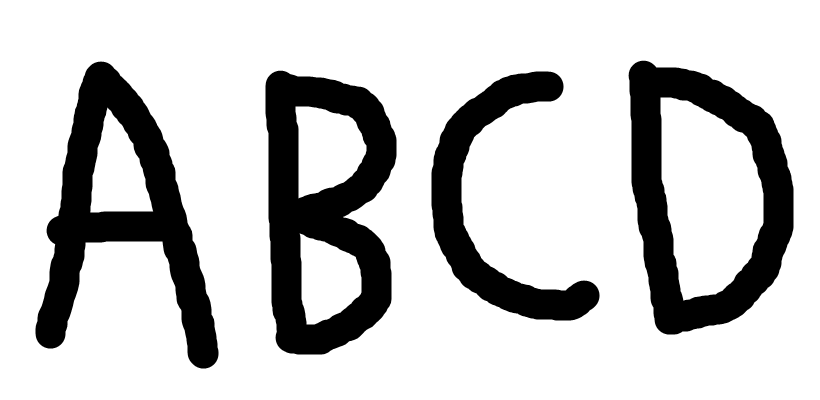
#> input picture test_sentence.png, 820 x 400 px
$ python -i segment_utils.py   (imports and definitions only)
#> lines starting #> are read from the running program, lines starting #| are printed output that depends on the picture; after the words box and inside, x2 and y2 are one past the last pixel; in counts of white or black regions, pixels touching at a corner belong together
#> further down, picture is the input picture: shape (400, 820, 3); min 0, max 255, mean 198.3
import cv2
import numpy as np
import base64
from io import BytesIO
from PIL import Image # Make sure PIL is imported if you use Image.new in cv2_img_to_base64


# Helper function to convert OpenCV image (NumPy array) to base64 string
def cv2_img_to_base64(img):
    # img assumed to be numpy uint8 in BGR or grayscale
    if img is None:
        # Return a small transparent PNG if image is None, to avoid broken image icon
        img_placeholder = Image.new('RGBA', (1, 1), (0, 0, 0, 0)) # 1x1 transparent PNG
        buff = BytesIO()
        img_placeholder.save(buff, format="PNG")
        base64_str = base64.b64encode(buff.getvalue()).decode("utf-8")
        return base64_str

    if len(img.shape) == 2: # Grayscale
        pil_img = Image.fromarray(img)
    else: # RGB/BGR
        # Ensure image is 3 channels before converting to RGB, or handle RGBA if needed
        if img.shape[2] == 4: # RGBA
            pil_img = Image.fromarray(cv2.cvtColor(img, cv2.COLOR_BGRA2RGBA))
        else: # BGR
            pil_img = Image.fromarray(cv2.cvtColor(img, cv2.COLOR_BGR2RGB))

    buff = BytesIO()
    pil_img.save(buff, format="PNG")
    base64_str = base64.b64encode(buff.getvalue()).decode("utf-8")
    return base64_str


def segment_characters(image):
    """
    Segments characters from a grayscale image and captures intermediate steps.
    Returns a tuple: (list of (character_image, bbox_coordinates), dict of intermediate_segmentation_steps_b64)
    """
    intermediate_segmentation_steps = {}
    print("DEBUG: Entering segment_characters function.")
    print(f"DEBUG: Input image shape: {image.shape}, dtype: {image.dtype}")
#| DEBUG: Input image shape: (400, 820, 3), dtype: uint8


    # 1. Grayscaling (if not already) and capture
    if len(image.shape) == 3:
        grayscale_img = cv2.cvtColor(image, cv2.COLOR_BGR2GRAY)
    else:
        grayscale_img = image.copy() # Already grayscale

    intermediate_segmentation_steps['grayscale_img_b64'] = cv2_img_to_base64(grayscale_img)
    print("DEBUG: Grayscale image processed.")

    # 2. Binarization (Otsu) and capture
    # Adding a check for the min/max values in grayscale_img
    min_val, max_val = np.min(grayscale_img), np.max(grayscale_img)
#> min_val = 0; max_val = 255
    print(f"DEBUG: Grayscale image pixel value range: {min_val}-{max_val}")
#| DEBUG: Grayscale image pixel value range: 0-255
    if min_val == max_val:
        print("WARNING: Grayscale image has uniform pixel values. Binarization might fail. Creating blank binary image.")
        # Handle uniform image (e.g., completely black or white)
        binary_img = np.zeros_like(grayscale_img) if min_val < 128 else np.ones_like(grayscale_img) * 255
    else:
        # Use THRESH_BINARY_INV as we expect dark characters on a light background
        _, binary_img = cv2.threshold(grayscale_img, 0, 255, cv2.THRESH_BINARY_INV + cv2.THRESH_OTSU)
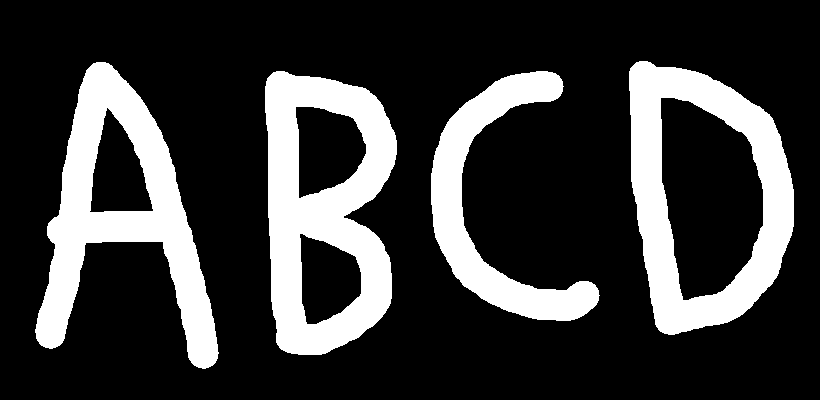
#> binary_img: shape (400, 820); 22.4% white; 4 white regions
    intermediate_segmentation_steps['binary_img_b64'] = cv2_img_to_base64(binary_img)
    print("DEBUG: Binarized image processed.")


    # 3. Find contours and capture visualization
    # Using RETR_EXTERNAL to get only outer contours (e.g., for full words or characters)
    # If characters are connected, RETR_LIST or RETR_TREE might be needed, but start with EXTERNAL
    contours, hierarchy = cv2.findContours(binary_img, cv2.RETR_EXTERNAL, cv2.CHAIN_APPROX_SIMPLE)
#> contours = 4 contours; box (x1, y1, x2, y2) and area: (629, 61, 794, 335) 34380, (265, 71, 397, 355) 29932, (35, 62, 219, 369) 23738, (431, 71, 600, 321) 11944
    print(f"DEBUG: Found {len(contours)} initial contours.")
#| DEBUG: Found 4 initial contours.

    # Create a blank image to draw contours on for visualization
    contours_visual_img = cv2.cvtColor(grayscale_img, cv2.COLOR_GRAY2BGR) # Start with grayscale but make it 3-channel
    cv2.drawContours(contours_visual_img, contours, -1, (0, 255, 0), 2) # Draw contours in green (BGR) with thickness 2
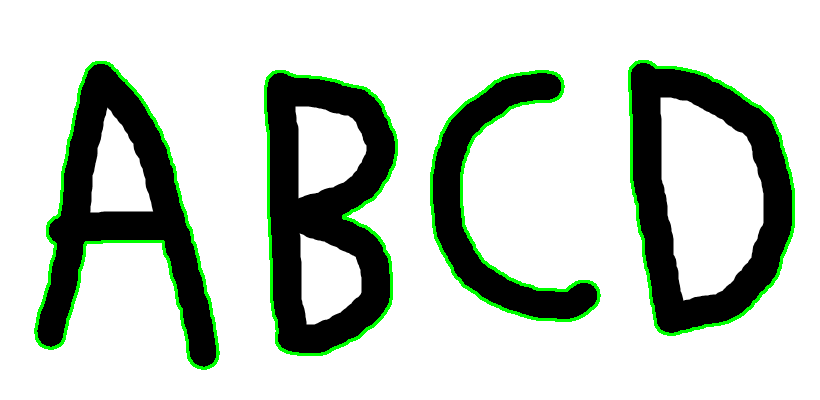
#> contours_visual_img: shape (400, 820, 3); 3.43% of pixels changed, all inside (x1, y1, x2, y2) = (34, 60, 795, 370)
    intermediate_segmentation_steps['contours_img_b64'] = cv2_img_to_base64(contours_visual_img)


    character_segments = []
    image_height, image_width = image.shape[:2] # Get dimensions to normalize thresholds later
#> image_height = 400; image_width = 820
    print(f"DEBUG: Image dimensions: {image_width}x{image_height}")
#| DEBUG: Image dimensions: 820x400

    # Define dynamic thresholds based on image size and observations from debug output
    # Relaxing max_char_height significantly to allow tall contours
    min_char_width = image_width * 0.005 # e.g., 0.5% of image width
#> min_char_width = 4.1
    min_char_height = image_height * 0.01 # e.g., 1% of image height
#> min_char_height = 4
    max_char_width = image_width * 0.75   # Increased from 0.5 to 0.75 to allow wider characters/words
#> max_char_width = 615
    max_char_height = image_height * 0.95 # **THIS IS THE CRITICAL CHANGE, from 0.5 to 0.95**
#> max_char_height = 380

    print(f"DEBUG: Contour filtering thresholds: min_w={min_char_width:.2f}, min_h={min_char_height:.2f}, max_w={max_char_width:.2f}, max_h={max_char_height:.2f}")
#| DEBUG: Contour filtering thresholds: min_w=4.10, min_h=4.00, max_w=615.00, max_h=380.00


    for i, contour in enumerate(contours):
        # Get bounding box for each contour
        x, y, w, h = cv2.boundingRect(contour)
        print(f"DEBUG: Contour {i+1} bbox: (x={x}, y={y}, w={w}, h={h})")


        # Filter out very small or very large (non-character) contours
        # These thresholds are now more permissive for height
        if w < min_char_width or h < min_char_height or w > max_char_width or h > max_char_height:
            print(f"DEBUG: Filtering out contour {i+1} (bbox: {w}x{h}) - outside size limits.")
            continue

        # Extract the character image using the bounding box from the original grayscale image
        char_img = grayscale_img[y:y+h, x:x+w]
        character_segments.append((char_img, (x, y, w, h))) # Return char_img and its bbox
#> this loop made 4 passes
#> (x, y, w, h) on passes 1 to 4: (431, 71, 169, 250), (265, 71, 132, 284), (35, 62, 184, 307), (629, 61, 165, 274)
#| DEBUG: Contour 1 bbox: (x=431, y=71, w=169, h=250)
#| DEBUG: Contour 2 bbox: (x=265, y=71, w=132, h=284)
#| DEBUG: Contour 3 bbox: (x=35, y=62, w=184, h=307)
#| DEBUG: Contour 4 bbox: (x=629, y=61, w=165, h=274)
#> pass 1, in segment_characters, `char_img = grayscale_img[y:y+h, x:x+w]`:
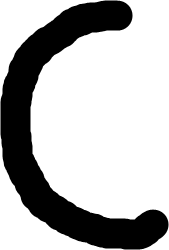
#> char_img: shape (250, 169); min 0, max 255, mean 181.1
#> pass 2, in segment_characters, `char_img = grayscale_img[y:y+h, x:x+w]`:
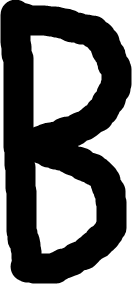
#> char_img: shape (284, 132); min 0, max 255, mean 109.3
#> pass 3, in segment_characters, `char_img = grayscale_img[y:y+h, x:x+w]`:
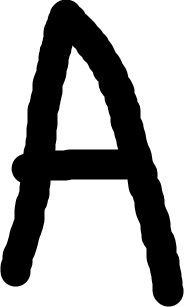
#> char_img: shape (307, 184); min 0, max 255, mean 164.4
#> after the loop, character_segments = 4 items

    print(f"DEBUG: Found {len(character_segments)} characters after filtering.")
#| DEBUG: Found 4 characters after filtering.

    # Sort characters from left to right (important for sentence order)
    character_segments.sort(key=lambda item: item[1][0])
    print("DEBUG: Characters sorted by x-coordinate.")

    return character_segments, intermediate_segmentation_steps # Return both segments and steps

>>> import cv2
>>> picture = cv2.imread('../test_sentence.png')
>>> result = segment_characters(picture)

$ run again, on HIJKL.png
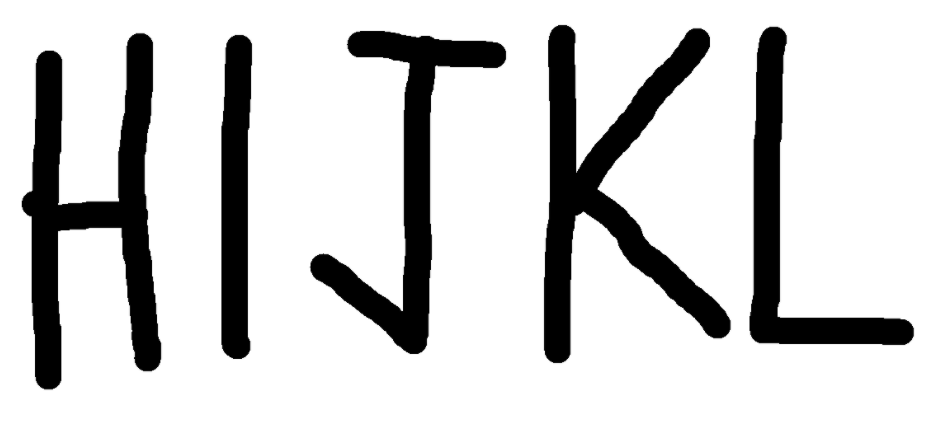
#> input picture HIJKL.png, 937 x 427 px
#> picture is the input picture: shape (427, 937, 3); min 0, max 255, mean 207.8
#| DEBUG: Input image shape: (427, 937, 3), dtype: uint8
#> min_val = 0; max_val = 255
#| DEBUG: Grayscale image pixel value range: 0-255
#> in segment_characters, `_, binary_img = cv2.threshold(grayscale_img, 0, 255, cv2.THRESH_BINARY..`:
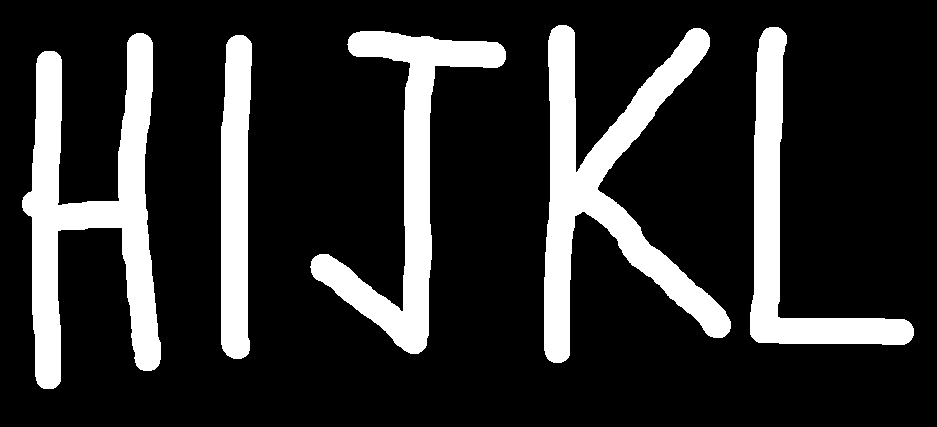
#> binary_img: shape (427, 937); 18.5% white; 5 white regions
#> contours = 5 contours; box (x1, y1, x2, y2) and area: (22, 33, 161, 389) 18800, (544, 25, 731, 363) 18769, (310, 31, 506, 354) 14057, (750, 27, 914, 345) 11320, (221, 35, 252, 359) 8227
#| DEBUG: Found 5 initial contours.
#> contours_visual_img: shape (427, 937, 3); 4.56% of pixels changed, all inside (x1, y1, x2, y2) = (21, 24, 915, 390)
#| DEBUG: Image dimensions: 937x427
#| DEBUG: Contour filtering thresholds: min_w=4.69, min_h=4.27, max_w=702.75, max_h=405.65
#> the loop in segment_characters, `for i, contour in enumerate(contours):` made 5 passes
#> (x, y, w, h) on passes 1 to 5: (221, 35, 31, 324), (22, 33, 139, 356), (310, 31, 196, 323), (750, 27, 164, 318), (544, 25, 187, 338)
#> (printed output is left out)
#> pass 3, in segment_characters, `char_img = grayscale_img[y:y+h, x:x+w]`:
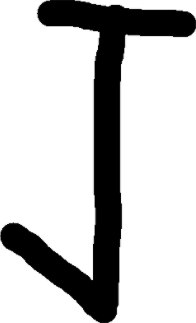
#> char_img: shape (323, 196); min 0, max 255, mean 195.9
#> after the loop in segment_characters, `for i, contour in enumerate(contours):`: character_segments = 5 items
#| DEBUG: Found 5 characters after filtering.
